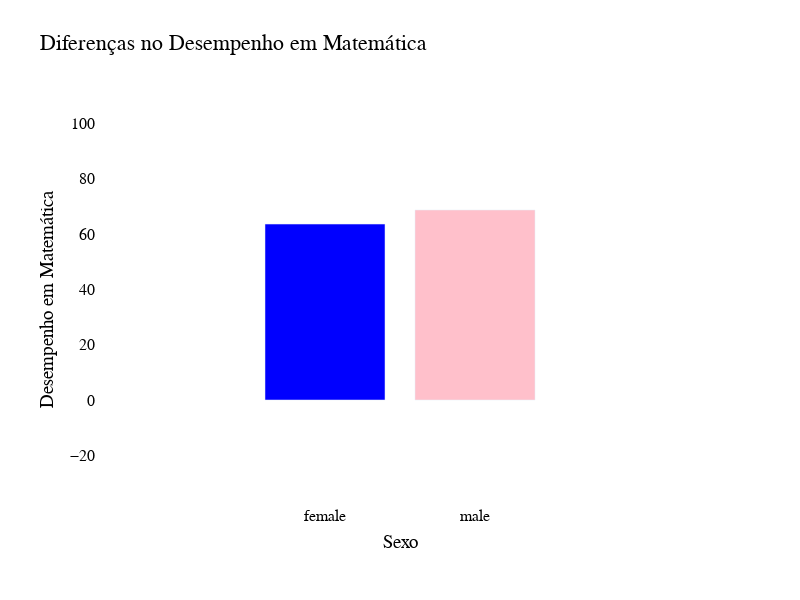

Notebook source saved alongside this figure:
### Markdown cell above
## Existem diferenças no desempenho em matemática entre os alunos do sexo masculino e feminino?

### Code cell
# Seleciona as colunas relevantes
df = df[["math score", "gender"]]

# Remover os valores nulos
df = df.dropna()

# Calcular as médias por sexo
mean_scores = df.groupby("gender")["math score"].mean().reset_index()

# Plotar um gráfico de barras
fig = px.bar(mean_scores, x="gender", y="math score",
             color="gender",
             color_discrete_sequence=["blue", "pink"],
             labels={"gender": "Sexo", "math score": "Desempenho em Matemática"})
fig.update_layout(title="Diferenças no Desempenho em Matemática",
                  font=dict(family="Courier New, monospace", size=16, color="black"),
                  width=800, height=600,
                  autosize=False,
                  margin=dict(l=100, r=100, b=100, t=100, pad=4),
                  plot_bgcolor="white",
                  paper_bgcolor="white",
                  showlegend=False)
fig.show()

### Figure 1 — Plotly figure (JSON) as saved in the notebook; plotly's stock layout.template omitted (floating-point values rounded to 4 significant figures)
{"data": [{"alignmentgroup": "True", "hovertemplate": "Sexo=%{x}<br>Desempenho em Matemática=%{y}<extra></extra>", "legendgroup": "female", "marker": {"color": "blue", "pattern": {"shape": ""}}, "name": "female", "offsetgroup": "female", "orientation": "v", "showlegend": true, "textposition": "auto", "type": "bar", "x": ["female"], "xaxis": "x", "y": [63.63], "yaxis": "y"}, {"alignmentgroup": "True", "hovertemplate": "Sexo=%{x}<br>Desempenho em Matemática=%{y}<extra></extra>", "legendgroup": "male", "marker": {"color": "pink", "pattern": {"shape": ""}}, "name": "male", "offsetgroup": "male", "orientation": "v", "showlegend": true, "textposition": "auto", "type": "bar", "x": ["male"], "xaxis": "x", "y": [68.73], "yaxis": "y"}], "layout": {"autosize": false, "barmode": "relative", "font": {"color": "black", "family": "Courier New, monospace", "size": 16}, "height": 600, "legend": {"title": {"text": "Sexo"}, "tracegroupgap": 0}, "margin": {"b": 100, "l": 100, "pad": 4, "r": 100, "t": 100}, "paper_bgcolor": "white", "plot_bgcolor": "white", "showlegend": false, "title": {"text": "Diferenças no Desempenho em Matemática"}, "width": 800, "xaxis": {"anchor": "y", "autorange": false, "categoryarray": ["female", "male"], "categoryorder": "array", "domain": [0, 1], "range": [-1.5, 2.5], "title": {"text": "Sexo"}, "type": "category"}, "yaxis": {"anchor": "x", "autorange": false, "domain": [0, 1], "range": [-36.17, 108.5], "title": {"text": "Desempenho em Matemática"}, "type": "linear"}}}
